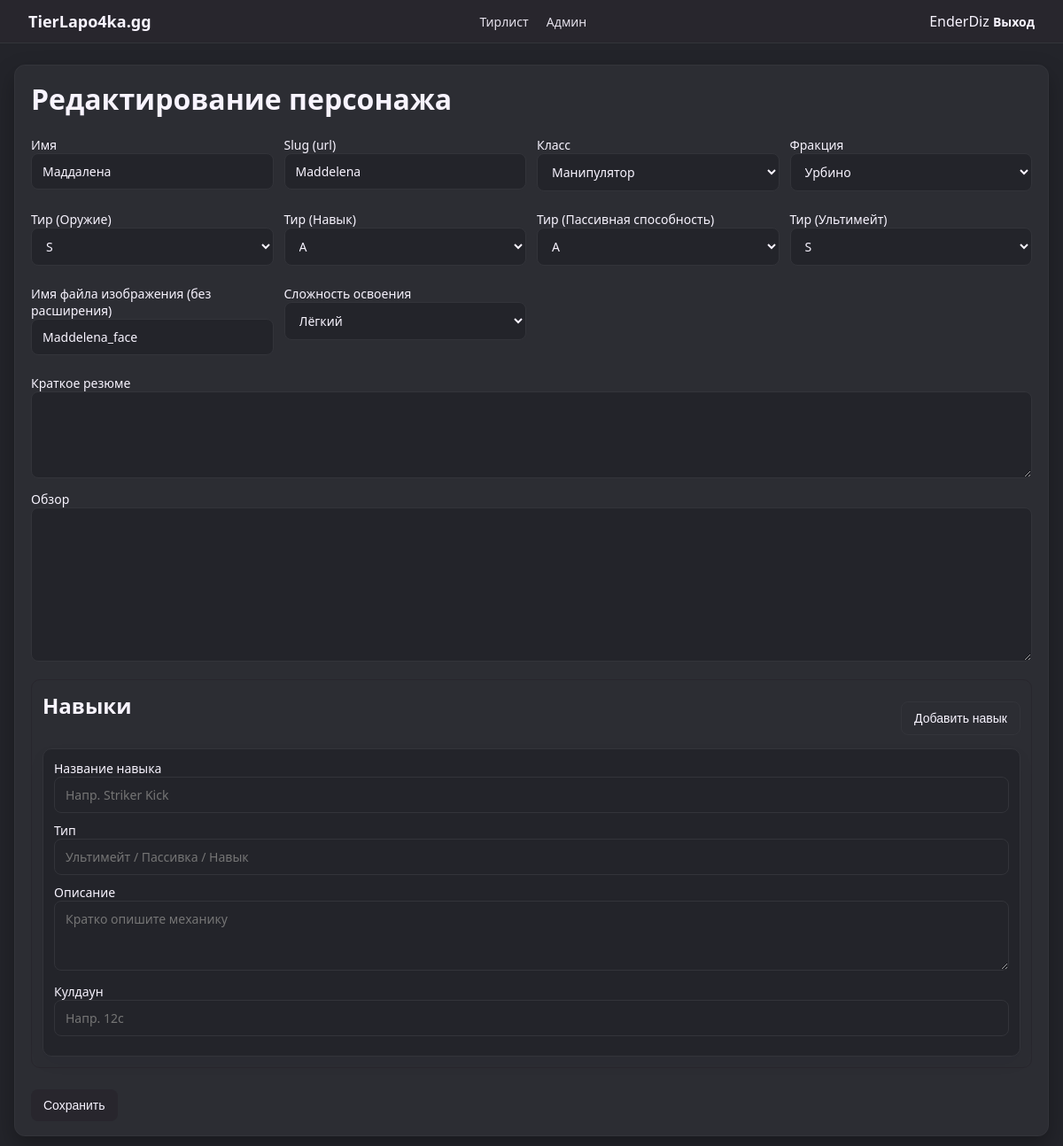
/admin/character/15/edit (signed in), run on an earlier commit of the app's database.
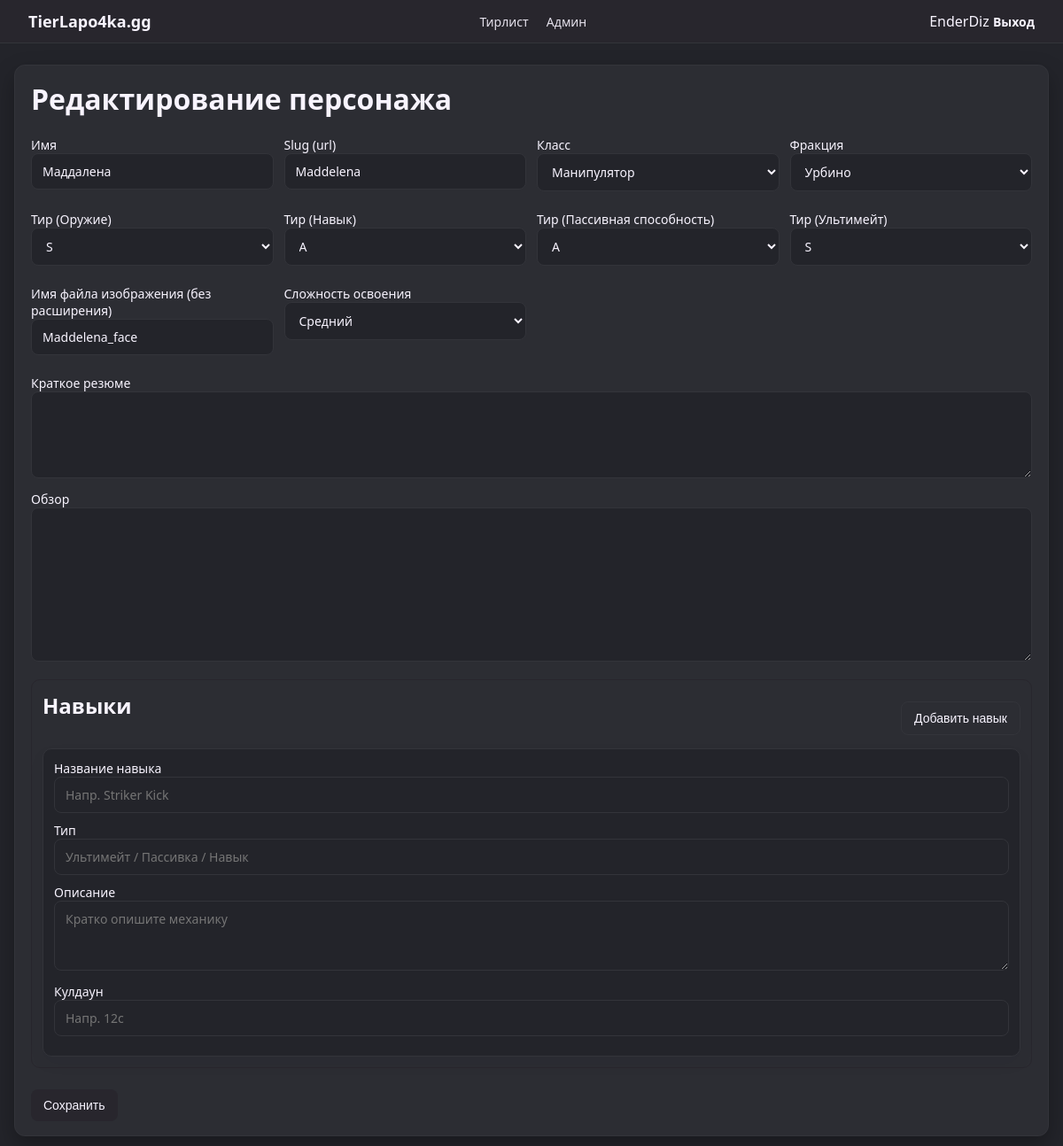
And on a later commit of the database.
### models.py (models this page shows, shortened)
class Character(db.Model):
    id = db.Column(db.Integer, primary_key=True)
    name = db.Column(db.String(128), nullable=False)
    slug = db.Column(db.String(128), unique=True, nullable=False)
    class_name = db.Column(db.String(32))
    faction = db.Column(db.String(32))
    tier_weapon = db.Column(db.String(3))
    tier_skill = db.Column(db.String(3))
    tier_passive = db.Column(db.String(3))
    tier_ultimate = db.Column(db.String(3))
    difficulty = db.Column(db.String(32))  # НОВОЕ: сложность освоения
    short_summary = db.Column(db.Text)
    review = db.Column(db.Text)
    image_name = db.Column(db.String(255))
    skills = db.relationship("Skill", backref="character", lazy=True,
                             cascade="all, delete-orphan")

### app.py (the view, shortened to what this page needs)
    @app.route("/admin/character/<int:char_id>/edit", methods=["GET", "POST"])
    @admin_required
    def admin_edit_character(char_id):
        ch = Character.query.get_or_404(char_id)
        return render_template("admin_edit_character.html", character=ch)

### auth.py (called while the page is built)
def get_current_user():
    user_id = session.get("user_id")
    if user_id is None:
        return None
    return User.query.get(user_id)

def admin_required(view_func):
    @wraps(view_func)
    def wrapper(*args, **kwargs):
        user = get_current_user()
        if not user or not user.is_admin:
            flash("Недостаточно прав.", "error")
            return redirect(url_for("login"))
        return view_func(*args, **kwargs)
    return wrapper

### templates/admin_edit_character.html (shortened to what the changed rows need)
{% extends "base.html" %}
{% if character %}
    {% set page_title = "Редактирование персонажа" %}
{% else %}
    {% set page_title = "Новый персонаж" %}
{% endif %}
{% block extra_css %}
<link rel="stylesheet" href="{{ url_for('static', filename='admin.css') }}">
{% endblock %}
{% block content %}
<div class="card">
    <h1>{{ page_title }}</h1>
    <form method="post">
        <div class="form-grid">
            <label>Имя
                <input type="text" name="name" value="{{ character.name if character else '' }}" required>
            </label>
            <label>Slug (url)
                <input type="text" name="slug" value="{{ character.slug if character else '' }}" required>
            </label>
            <label>Класс
                {% set cls = character.class_name if character else '' %}
                <select name="class_name">
                    <option value="Манипулятор" {% if cls=='Манипулятор' %}selected{% endif %}>Манипулятор</option>
                </select>
            </label>
            <label>Фракция
                {% set f = character.faction if character else '' %}
                <select name="faction">
                    <option value="Урбино" {% if f=='Урбино' %}selected{% endif %}>Урбино</option>
                </select>
            </label>
            {% set tw = character.tier_weapon if character else '' %}
            {% set ts = character.tier_skill if character else '' %}
            {% set tp = character.tier_passive if character else '' %}
            {% set tu = character.tier_ultimate if character else '' %}
            {% set tier_options = ['D','C','B','A','S','SS','SSS'] %}
            <label>Имя файла изображения (без расширения)
                <input type="text" name="image_name"
                       value="{{ character.image_name.rsplit('.', 1)[0] if character and character.image_name else '' }}">
            </label>
            <label>Сложность освоения
                {% set raw_diff = character.difficulty if character else '' %}
                {% set diff = 'Лёгкий' if raw_diff == 'Для новичков' else raw_diff %}
                <select name="difficulty">
                    <option value="Лёгкий" {% if diff=='Лёгкий' %}selected{% endif %}>Лёгкий</option>
                    <option value="Средний" {% if diff=='Средний' %}selected{% endif %}>Средний</option>
                </select>
            </label>
        </div>
        <div class="skills-form">
            <div class="skills-form__header">
                <h2>Навыки</h2>
            </div>
                {% set skills = character.skills if character and character.skills else [None] %}
        </div>
    </form>
</div>
{% endblock %}

What changed in the data, as far as the page shows it:
changed Character "Маддалена": difficulty (not shown) → "Средний"
Also different on the page:
form field difficulty: "Лёгкий" → (not shown)
